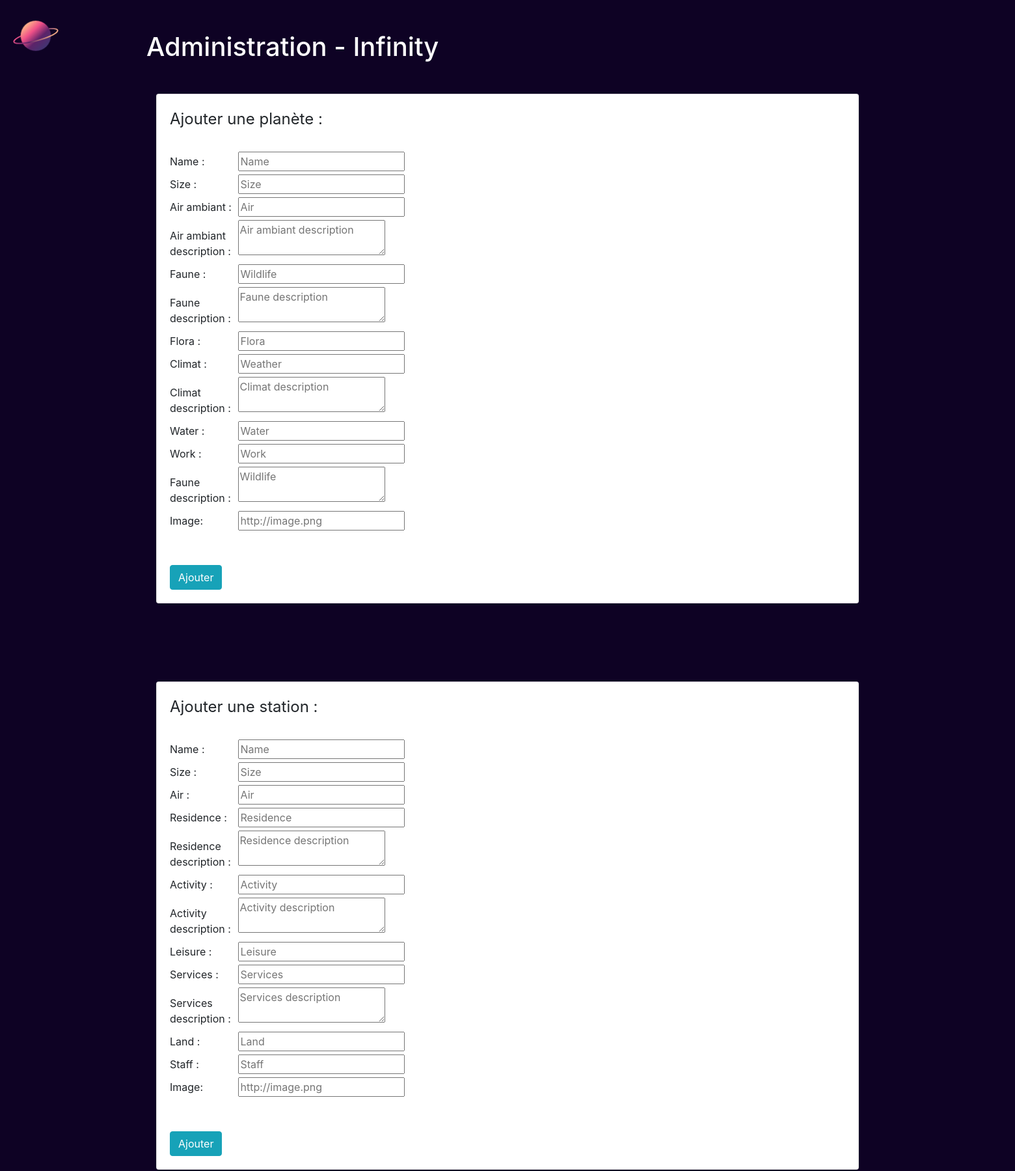
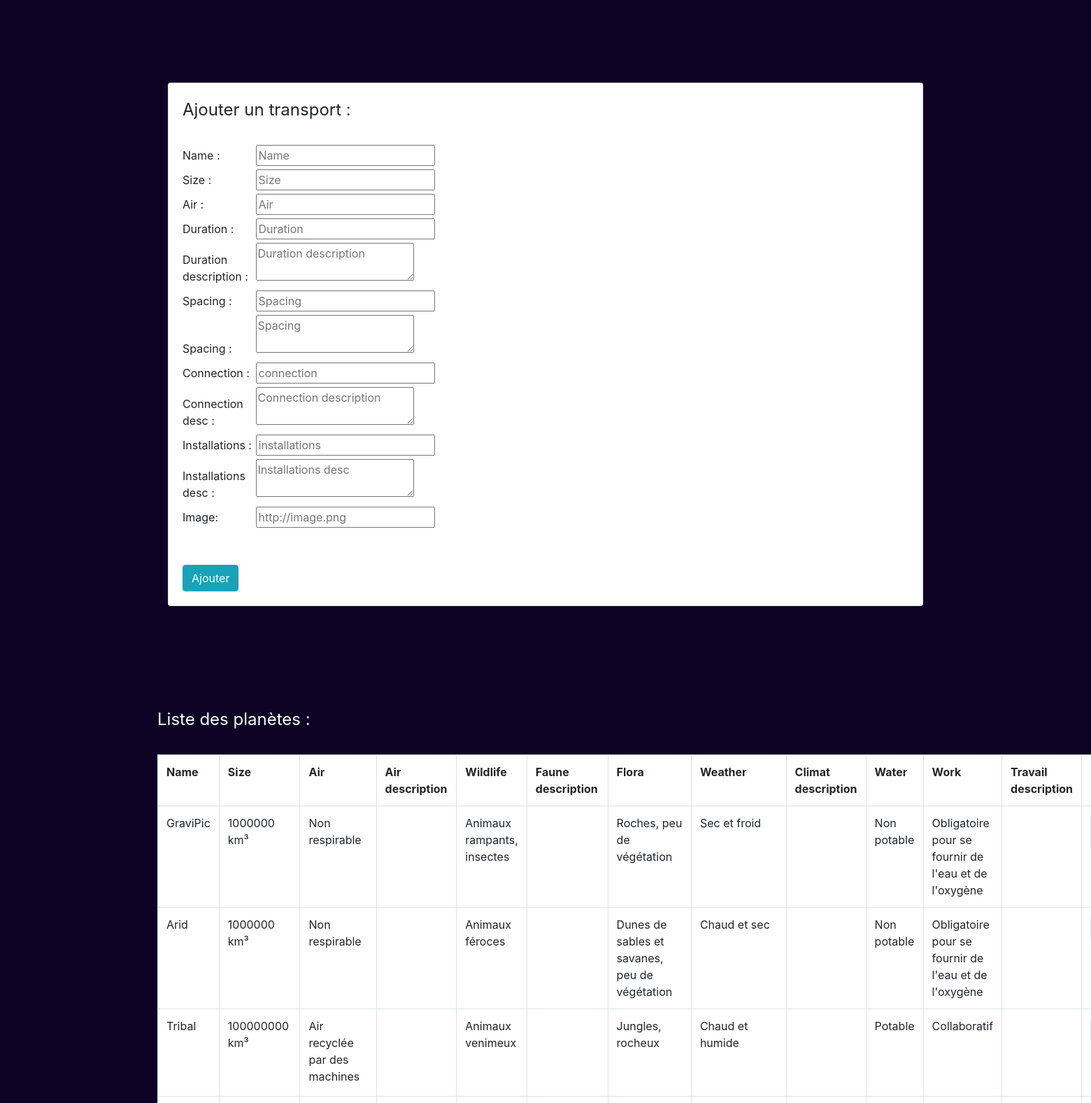
The page / (upper part) on the database its author committed (2 pictures, top to bottom).
### tables this page shows
CREATE TABLE `planets` (
  `id` int(11) NOT NULL AUTO_INCREMENT,
  `name` varchar(100) DEFAULT NULL,
  `size` int(11) NOT NULL,
  `air` varchar(100) DEFAULT NULL,
  `wildlife` varchar(255) DEFAULT NULL,
  `flora` varchar(255) DEFAULT NULL,
  `weather` varchar(255) DEFAULT NULL,
  `water` varchar(100) DEFAULT NULL,
  `work` varchar(255) DEFAULT NULL,
  `link` varchar(255) NOT NULL,
  `weatherdesc` varchar(255) NOT NULL,
  `wildlifedesc` varchar(255) NOT NULL,
  `airdesc` varchar(255) NOT NULL,
  `workdesc` varchar(255) NOT NULL,
  PRIMARY KEY (`id`)
);

### index.php (the view, shortened to what this page needs)
<?php
require_once "includes/connection.php";
require_once "includes/head.php";
$planets  = "SELECT `id`, `name`, `size`, `air`, `wildlife`, `flora`, `weather`, `water`, `work`, `link`, `airdesc`,`workdesc`, `weatherdesc`, `wildlifedesc` FROM `planets`
";
$planets_stmt = $pdo->prepare($planets);
$planets_stmt->execute();
?>
<br>
<br>
<div class="container">
<a href="#">
</a>
<h1 style="color: #FFF;">Administration - Infinity</h1>
<div class="container">
    <div class="card mt-5">
      <div class="card-body">
    <label style="font-size: 24px;">Ajouter une planète : </label><br><br>
    <form method="post" action="actions/planets/doadd.php">
    <label style="width: 100px">Name : </label>
    <input placeholder="Name" type="text" name="name"></input><br>
    <label style="width: 100px">Size : </label>
    <input placeholder="Size" type="number" name="size"></input><br>
    <label style="width: 100px">Air ambiant : </label>
    <input placeholder="Air" type="text" name="air"></input><br>
    <label style="width: 100px">Air ambiant description : </label>
    <textarea placeholder="Air ambiant description" type="text" name="airdesc"></textarea><br>
    <label style="width: 100px">Faune : </label>
    <input placeholder="Wildlife" type="text" name="wildlife"></input><br>
    <label style="width: 100px">Faune description : </label>
    <textarea placeholder="Faune description" type="text" name="wildlifedesc"></textarea><br>
    <label style="width: 100px">Flora : </label>
    <input placeholder="Flora" type="text" name="flora"></input><br>
    <label style="width: 100px">Climat : </label>
    <input placeholder="Weather" type="text" name="weather"></input><br>
    <label style="width: 100px">Climat description : </label>
    <textarea placeholder="Climat description" type="text" name="weatherdesc"></textarea><br>
    <label style="width: 100px">Water : </label>
    <input placeholder="Water" type="text" name="water"></input><br>
    <label style="width: 100px">Work : </label>
    <input placeholder="Work" type="text" name="work"></input><br>
    <label style="width: 100px">Faune description : </label>
    <textarea placeholder="Wildlife" type="text" name="workdesc"></textarea><br>
    <label style="width: 100px" for="link">Image:</label>
    <input placeholder="http://image.png" type="url" name="link"><br><br><br>
<button type="submit" class="btn btn-info">Ajouter</button>
</form>
</div>
</div>
</div>
  <br>
  <br>
  <br>
  <div class="container">
    <div class="card mt-5">
      <div class="card-body">
    <label style="font-size: 24px;">Ajouter une station : </label><br><br>
    <form method="post" action="actions/station/doadd.php">
    <label style="width: 100px">Name : </label>
    <input placeholder="Name" type="text" name="name"></input><br>
    <label style="width: 100px">Size : </label>
    <input placeholder="Size" type="number" name="size"></input><br>
    <label style="width: 100px">Air : </label>
    <input placeholder="Air" type="text" name="air"></input><br>
    <label style="width: 100px">Residence : </label>
    <input placeholder="Residence" type="text" name="residence"></input><br>
    <label style="width: 100px">Residence description : </label>
    <textarea placeholder="Residence description" type="text" name="residencedesc"></textarea><br>
    <label style="width: 100px">Activity : </label>
    <input placeholder="Activity" type="text" name="activity"></input><br>
    <label style="width: 100px">Activity description : </label>
    <textarea placeholder="Activity description" type="text" name="activitydesc"></textarea><br>
    <label style="width: 100px">Leisure : </label>
    <input placeholder="Leisure" type="text" name="leisure"></input><br>
    <label style="width: 100px">Services : </label>
    <input placeholder="Services" type="text" name="services"></input><br>
    <label style="width: 100px">Services description : </label>
    <textarea placeholder="Services description" type="text" name="servicesdesc"></textarea><br>
    <label style="width: 100px">Land : </label>
    <input placeholder="Land" type="text" name="land"></input><br>
    <label style="width: 100px">Staff : </label>
    <input placeholder="Staff" type="text" name="staff"></input><br>
    <label style="width: 100px" for="link">Image:</label>
    <input placeholder="http://image.png" type="url" name="link"><br><br><br>
<button type="submit" class="btn btn-info">Ajouter</button>
</form>
</div>
</div>
</div>
<br>
<br>
<br>
<div class="container">
    <div class="card mt-5">
      <div class="card-body">
    <label style="font-size: 24px;">Ajouter un transport : </label><br><br>
    <form method="post" action="actions/ship/doadd.php">
    <label style="width: 100px">Name : </label>
    <input placeholder="Name" type="text" name="name"></input><br>
    <label style="width: 100px">Size : </label>
    <input placeholder="Size" type="number" name="size"></input><br>
    <label style="width: 100px">Air : </label>
    <input placeholder="Air" type="text" name="air"></input><br>
    <label style="width: 100px">Duration : </label>
    <input placeholder="Duration" type="text" name="duration"></input><br>
    <label style="width: 100px">Duration description : </label>
    <textarea placeholder="Duration description" type="text" name="durationdesc"></textarea><br>
    <label style="width: 100px">Spacing : </label>
    <input placeholder="Spacing" type="text" name="spacing"></input><br>
    <label style="width: 100px">Spacing : </label>
    <textarea placeholder="Spacing" type="text" name="spacingdesc"></textarea><br>
    <label style="width: 100px">Connection : </label>
    <input placeholder="connection" type="text" name="connection"></input><br>
    <label style="width: 100px">Connection desc : </label>
    <textarea placeholder="Connection description" type="text" name="connectiondesc"></textarea><br>
    <label style="width: 100px">Installations : </label>
    <input placeholder="installations" type="text" name="installations"></input><br>
    <label style="width: 100px">Installations desc : </label>
    <textarea placeholder="Installations desc" type="text" name="installationsdesc"></textarea><br>
    <label style="width: 100px" for="link">Image:</label>
    <input placeholder="http://image.png" type="url" name="link"><br><br><br>
<button type="submit" class="btn btn-info">Ajouter</button>
</form>
</div>
</div>
</div>
<br>
<br>
<br>
<br>
<br>
<br>
<table id="planet" style="background: #FFF;" class="table table-bordered">
    <tr>
    <label style="color: #FFF; font-size: 24px;">Liste des planètes : </label><br><br>
        <th>Name</th>
        <th>Size</th>
        <th>Air</th>
        <th>Air description</th>
        <th>Wildlife</th>
        <th>Faune description</th>
        <th>Flora</th>
        <th>Weather</th>
        <th>Climat description</th>
        <th>Water</th>
        <th>Work</th>
        <th>Travail description</th>
        <th>Image</th>
    </tr>
<?php
while ($row = $planets_stmt->fetch(PDO::FETCH_ASSOC)) {
?>
   <tr>
        <td><?= $row['name'] ?></td>
        <td><?= $row['size'] ?> km&#179</td>
        <td><?= $row['air'] ?></td>
        <td><?= $row['airdesc'] ?></td>
        <td><?= $row['wildlife'] ?></td>
        <td><?= $row['wildlifedesc'] ?></td>
        <td><?= $row['flora'] ?></td>
        <td><?= $row['weather'] ?></td>
        <td><?= $row['weatherdesc'] ?></td>
        <td><?= $row['water'] ?></td>
        <td><?= $row['work'] ?></td>
        <td><?= $row['workdesc'] ?></td>
        <td><img style="width: 100px;" class="img-thumbnail" alt="<?= $row["name"] ?>" src="<?= $row["link"] ?>" data-holder-rendered="true"></td>
    </tr>
<?php
}
?>
</table>
<br>
<br>
<br>
<br>
<br>
<br>
<br>
<br>
<br>
</div>
</body>
</html>

### includes/head.php (shortened to what this page needs)
<!DOCTYPE html>
<html>
<head>
    <link rel="stylesheet" href="https://maxcdn.bootstrapcdn.com/bootstrap/4.0.0-beta.2/css/bootstrap.min.css">
</head>
<body style="background: #0E0224;">

### rows shown on the page
planets: name "GraviPic", size "1000000", air "Non respirable", wildlife "Animaux rampants, insectes", flora "Roches, peu de végétation", weather "Sec et froid", water "Non potable", work "Obligatoire pour se fournir de l'eau et de l'oxygène"
planets: name "Arid", size "1000000", air "Non respirable", wildlife "Animaux féroces", flora "Dunes de sables et savanes, peu de végétation", weather "Chaud et sec", water "Non potable", work "Obligatoire pour se fournir de l'eau et de l'oxygène"
planets: name "Tribal", size "100000000", air "Air recyclée par des machines", wildlife "Animaux venimeux", flora "Jungles, rocheux", weather "Chaud et humide", water "Potable", work "Collaboratif"
